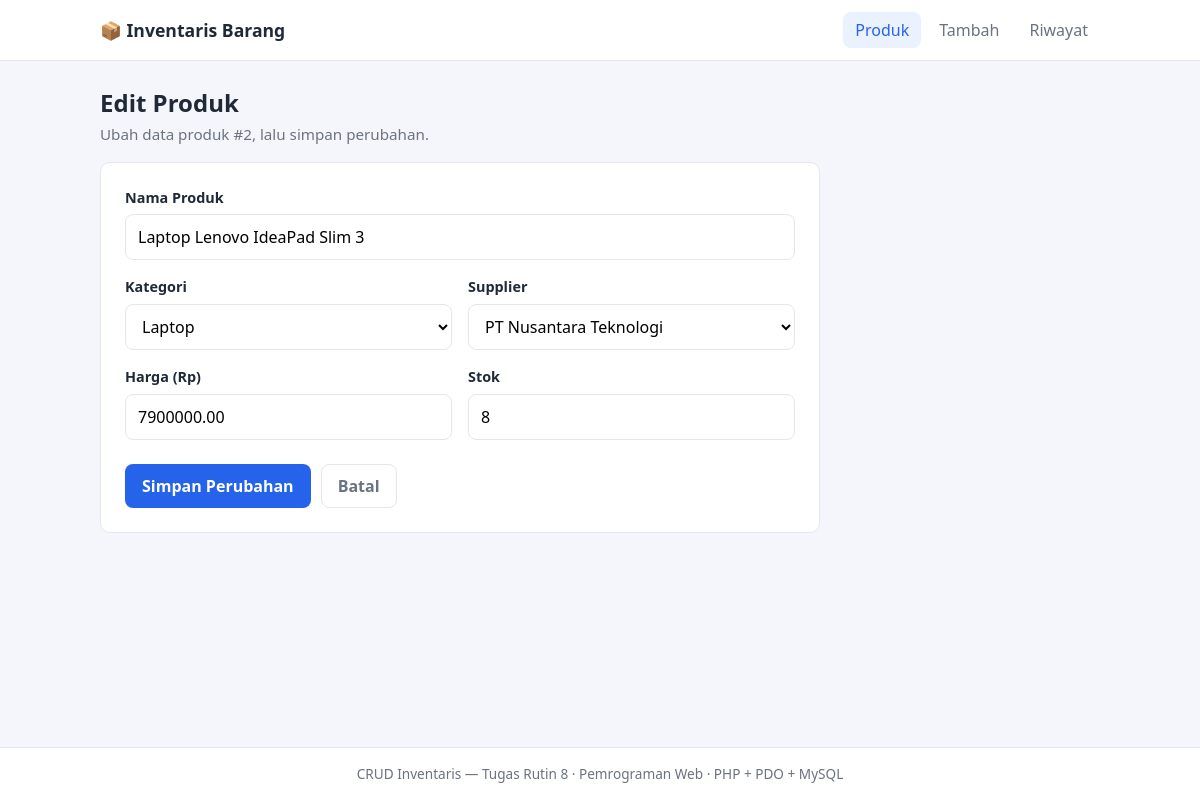
Page /edit.php?id=2 on the committed database.
### tables this page shows
CREATE TABLE products (
    id          INT AUTO_INCREMENT PRIMARY KEY,
    name        VARCHAR(150)  NOT NULL,
    category_id INT           NOT NULL,
    supplier_id INT           NOT NULL,
    price       DECIMAL(12,2) NOT NULL,
    stock       INT           NOT NULL DEFAULT 0,
    CONSTRAINT fk_products_category
        FOREIGN KEY (category_id) REFERENCES categories(id)
        ON UPDATE CASCADE ON DELETE RESTRICT,
    CONSTRAINT fk_products_supplier
        FOREIGN KEY (supplier_id) REFERENCES suppliers(id)
        ON UPDATE CASCADE ON DELETE RESTRICT
);

CREATE TABLE categories (
    id   INT AUTO_INCREMENT PRIMARY KEY,
    name VARCHAR(100) NOT NULL
);

CREATE TABLE suppliers (
    id    INT AUTO_INCREMENT PRIMARY KEY,
    name  VARCHAR(100) NOT NULL,
    phone VARCHAR(20)
);

### includes/helpers.php (called while the page is built, shortened)
<?php
function e($value): string
{
    return htmlspecialchars((string) $value, ENT_QUOTES, 'UTF-8');
}

### includes/product_form.php (the view, shortened to what this page needs)
<form method="post" action="<?= e($formAction) ?>" class="card form">
    <div class="field">
        <label for="name">Nama Produk</label>
        <input type="text" id="name" name="name" maxlength="150" required
               value="<?= e($form['name']) ?>">
    </div>
    <div class="field-row">
        <div class="field">
            <label for="category_id">Kategori</label>
            <select id="category_id" name="category_id" required>
                <?php foreach ($categories as $c): ?>
                    <option value="<?= (int) $c['id'] ?>"
                        <?= (int) $form['category_id'] === (int) $c['id'] ? 'selected' : '' ?>>
                        <?= e($c['name']) ?>
                    </option>
                <?php endforeach; ?>
            </select>
        </div>
        <div class="field">
            <label for="supplier_id">Supplier</label>
            <select id="supplier_id" name="supplier_id" required>
                <?php foreach ($suppliers as $s): ?>
                    <option value="<?= (int) $s['id'] ?>"
                        <?= (int) $form['supplier_id'] === (int) $s['id'] ? 'selected' : '' ?>>
                        <?= e($s['name']) ?>
                    </option>
                <?php endforeach; ?>
            </select>
        </div>
    </div>
    <div class="field-row">
        <div class="field">
            <label for="price">Harga (Rp)</label>
            <input type="number" id="price" name="price" min="0" step="0.01" required
                   value="<?= e($form['price']) ?>">
        </div>
        <div class="field">
            <label for="stock">Stok</label>
            <input type="number" id="stock" name="stock" min="0" step="1" required
                   value="<?= e($form['stock']) ?>">
        </div>
    </div>
    <div class="actions">
        <button type="submit" class="btn btn-primary"><?= e($submitLabel) ?></button>
        <a href="index.php" class="btn btn-ghost">Batal</a>
    </div>
</form>

### assets/style.css (style rules this page uses)
:root { --bg: #f4f6fb; --card: #ffffff; --text: #1f2937; --muted: #6b7280; --border: #e5e7eb; --primary: #2563eb; --primary-dark: #1d4ed8; --danger: #dc2626; --danger-dark: #b91c1c; --success-bg: #ecfdf5; --success-text: #065f46; --error-bg: #fef2f2; --error-text: #991b1b; --radius: 10px; }
* { box-sizing: border-box; }
body { margin: 0; font-family: system-ui, -apple-system, "Segoe UI", Roboto, Arial, sans-serif; background: var(--bg); color: var(--text); line-height: 1.5; min-height: 100vh; display: flex; flex-direction: column; }
.card { background: var(--card); border: 1px solid var(--border); border-radius: var(--radius); }
.btn { display: inline-block; padding: 9px 16px; border: 1px solid transparent; border-radius: 8px; background: var(--card); color: var(--text); font: inherit; font-weight: 600; text-decoration: none; cursor: pointer; }
.btn-primary { background: var(--primary); color: #fff; }
.btn-ghost { border-color: var(--border); color: var(--muted); }
.form { padding: 24px; max-width: 720px; }
.field { display: flex; flex-direction: column; gap: 6px; margin-bottom: 16px; flex: 1; }
.field-row { display: flex; gap: 16px; }
label { font-weight: 600; font-size: 0.9rem; }
input[type="text"], input[type="number"], select { padding: 10px 12px; border: 1px solid var(--border); border-radius: 8px; font: inherit; background: #fff; width: 100%; }
.actions { display: flex; gap: 10px; margin-top: 8px; }

### rows in the picture
products: name "Laptop Lenovo IdeaPad Slim 3", category_id "Laptop", supplier_id "PT Nusantara Teknologi", price "7900000.00", stock "8"

### other values in the picture
$id "2"
$submitLabel "Simpan Perubahan"
